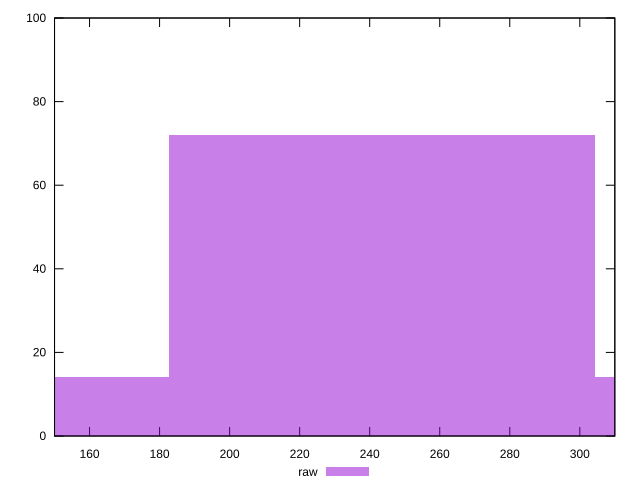

gnuplot code for this plot:
reset

$raw <<EOF
243.42450483869453 72
121.71225241934727 14
365.1367572580418 14
EOF

set key outside below
set boxwidth 121.71225241934727
set xrange [150:310]
set yrange [0:100]
set trange [0:100]
set style fill transparent solid 0.5 noborder
set terminal svg size 640, 490 enhanced background rgb 'white'
set output "report_00019_2021-02-10T18-14-37.922Z//offscreen-images/samples/pages+cached+noadtech/raw/histogram.svg"

plot $raw title "raw" with boxes

reset
